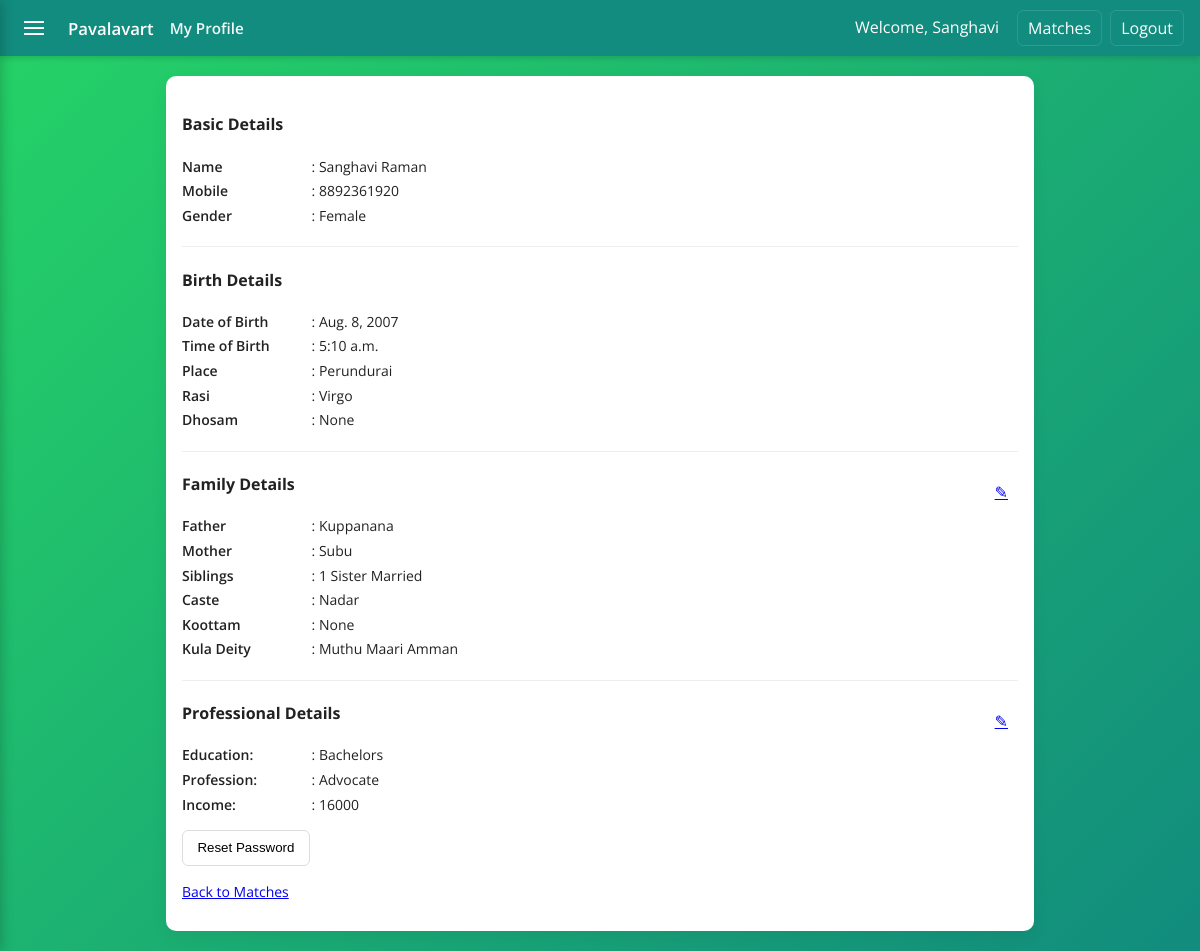
The app's page /profile/ (signed in), older data.
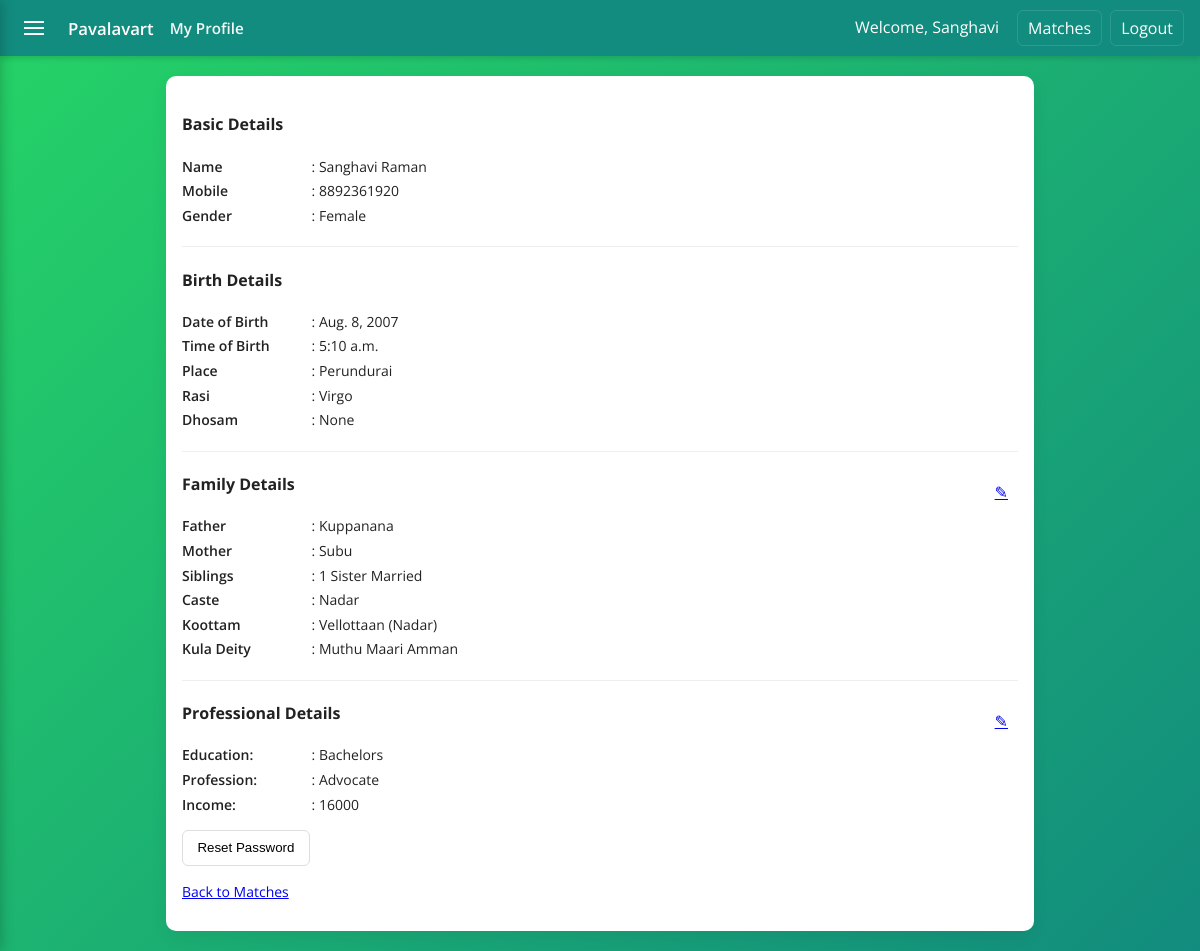
The same page, newer data.
### alliance/models.py (models this page shows, shortened)
class MemberProfile(models.Model):
    GENDER_CHOICES = [
        ('M', 'Male'),
        ('F', 'Female'),
        ('O', 'Other'),
    ]
    user = models.OneToOneField(User, on_delete=models.CASCADE, related_name='profile')
    mobile = models.CharField(max_length=15, unique=True)
    gender = models.CharField(max_length=1, choices=GENDER_CHOICES, default='O')
    created_at = models.DateTimeField(auto_now_add=True)

class FamilyDetail(models.Model):
    profile = models.OneToOneField(MemberProfile, on_delete=models.CASCADE, related_name='family_detail')
    father_name = models.CharField(max_length=200, blank=True)
    mother_name = models.CharField(max_length=200, blank=True)
    siblings = models.CharField(max_length=200, blank=True, help_text='Comma separated names or count')
    caste = models.ForeignKey(Caste, on_delete=models.SET_NULL, null=True, blank=True)
    koottam = models.ForeignKey(Koottam, on_delete=models.SET_NULL, null=True, blank=True)
    kula_deity = models.CharField(max_length=200, blank=True)

class BirthDetail(models.Model):
    profile = models.OneToOneField(MemberProfile, on_delete=models.CASCADE, related_name='birth_detail')
    date_of_birth = models.DateField(null=True, blank=True)
    time_of_birth = models.TimeField(null=True, blank=True)
    place_of_birth = models.CharField(max_length=200, blank=True)
    rasi = models.ForeignKey(Rasi, on_delete=models.SET_NULL, null=True, blank=True)
    star = models.ForeignKey(Star, on_delete=models.SET_NULL, null=True, blank=True)
    dhosam = models.ForeignKey(Dhosam, on_delete=models.SET_NULL, null=True, blank=True)

class Rasi(models.Model):
    rasi = models.CharField(max_length=50, unique=True)
    rasi_ta = models.CharField(max_length=50, blank=True, help_text='Tamil name')
    class Meta:
        verbose_name = 'Rasi'
        verbose_name_plural = 'Rasis'
    def __str__(self):
        return self.rasi

class Caste(models.Model):
    caste = models.CharField(max_length=100, unique=True)
    caste_ta = models.CharField(max_length=100, blank=True, help_text='Tamil name')
    class Meta:
        verbose_name = 'Caste'
        verbose_name_plural = 'Castes'
    def __str__(self):
        return self.caste

class ProfessionalDetail(models.Model):
    profile = models.OneToOneField(MemberProfile, on_delete=models.CASCADE, related_name='professional_detail')
    education = models.ForeignKey(Education, on_delete=models.SET_NULL, null=True, blank=True)
    profession = models.ForeignKey(Profession, on_delete=models.SET_NULL, null=True, blank=True)
    monthly_income = models.IntegerField(
        null=True,
        blank=True,
        validators=[MinValueValidator(1000), MaxValueValidator(9999999)],
        help_text='Enter monthly income (min 4 digits, max 7 digits)'
    )

class Education(models.Model):
    education = models.CharField(max_length=100, unique=True)
    education_ta = models.CharField(max_length=100, blank=True, help_text='Tamil name')
    class Meta:
        verbose_name = 'Education'
        verbose_name_plural = 'Educations'
    def __str__(self):
        return self.education

class Profession(models.Model):
    profession = models.CharField(max_length=100, unique=True)
    profession_ta = models.CharField(max_length=100, blank=True, help_text='Tamil name')
    class Meta:
        verbose_name = 'Profession'
        verbose_name_plural = 'Professions'
    def __str__(self):
        return self.profession

class Koottam(models.Model):
    caste = models.ForeignKey(Caste, on_delete=models.CASCADE, related_name='koottams')
    subcaste = models.CharField(max_length=100)
    subcaste_ta = models.CharField(max_length=100, blank=True, help_text='Tamil name')
    class Meta:
        unique_together = (('caste', 'subcaste'),)
        verbose_name = 'Koottam'
        verbose_name_plural = 'Koottams'
    def __str__(self):
        return f"{self.subcaste} ({self.caste.caste})"

### alliance/views.py (the view, shortened to what this page needs)
# urls.py: path('profile/', views.profile, name='profile'),
@login_required
def profile(request):
    try:
        profile = request.user.profile
    except MemberProfile.DoesNotExist:
        profile = MemberProfile.objects.create(user=request.user, mobile=getattr(request.user, 'username', '') or '')
        messages.info(request, 'A basic profile was created. Please complete your details.')
    castes = Caste.objects.all()
    rasis = Rasi.objects.all()
    stars = Star.objects.all()
    koottams = Koottam.objects.all()
    dhosams = Dhosam.objects.all()
    educations = Education.objects.all()
    professions = Profession.objects.all()
    today = date.today()
    try:
        max_dob = date(today.year - 18, today.month, today.day)
    except ValueError:
        max_dob = date(today.year - 18, today.month, 28)
    try:
        min_dob = date(today.year - 50, today.month, today.day)
    except ValueError:
        min_dob = date(today.year - 50, today.month, 28)
    return render(request, 'main/profile.html', {
        'profile': profile,
        'castes': castes,
        'rasis': rasis,
    'stars': stars,
    'koottams': koottams,
    'dhosams': dhosams,
        'educations': educations,
        'professions': professions,
        'min_dob': min_dob.isoformat(),
        'max_dob': max_dob.isoformat(),
    })

### alliance/templates/main/profile.html (shortened to what the changed rows need)
{% extends 'main/base.html' %}
{% block content %}
<div class="card" style="width:100%">
    {% if profile %}
        <div class="profile-main-card" style="width:100%">
            <section style="padding-bottom:1rem; border-bottom:1px solid #eee; margin-bottom:1rem">
                <h4>Basic Details</h4>
                <p style="font-size:14px;"><strong>Name</strong> <span class="value">: {{ profile.user.first_name }} {{ profile.user.last_name }}</span></p>
                <p style="font-size:14px;"><strong>Mobile</strong> <span class="value">: {{ profile.mobile }}</span></p>
                <p style="font-size:14px;"><strong>Gender</strong> <span class="value">: {{ profile.get_gender_display }}</span></p>
            </section>
            <section id="family-form" style="position:relative; padding-bottom:1rem; border-bottom:1px solid #eee; margin-bottom:1rem">
                <h4>Birth Details</h4>
                {% if profile.birth_detail %}
                    <p style="font-size:14px;"><strong>Date of Birth</strong> <span class="value">: {{ profile.birth_detail.date_of_birth }}</span></p>
                    <p style="font-size:14px;"><strong>Time of Birth</strong> <span class="value">: {{ profile.birth_detail.time_of_birth }}</span></p>
                    <p style="font-size:14px;"><strong>Place</strong> <span class="value">: {{ profile.birth_detail.place_of_birth }}</span></p>
                    <p style="font-size:14px;"><strong>Rasi</strong> <span class="value">: {{ profile.birth_detail.rasi }}</span></p>
                    <p style="font-size:14px;"><strong>Dhosam</strong> <span class="value">: {{ profile.birth_detail.dhosam }}</span></p>
                {% else %}
                    <p style="font-size:14px;"><em>Birth details not added yet</em></p>
                {% endif %}
            </section>
            <section style="position:relative; padding-bottom:1rem; border-bottom:1px solid #eee; margin-bottom:1rem">
                <div style="position:absolute; right:10px; top:8px">
                    <a href="#" class="open-modal" data-modal="familyModal">{% if profile.family_detail %}&#9998;{% else %}+{% endif %}</a>
                </div>
                <h4>Family Details</h4>
                {% if profile.family_detail %}
                    <p style="font-size:14px;"><strong>Father</strong> <span class="value">: {{ profile.family_detail.father_name }}</span></p>
                    <p style="font-size:14px;"><strong>Mother</strong> <span class="value">: {{ profile.family_detail.mother_name }}</span></p>
                    <p style="font-size:14px;"><strong>Siblings</strong> <span class="value">: {{ profile.family_detail.siblings }}</span></p>
                    <p style="font-size:14px;"><strong>Caste</strong> <span class="value">: {{ profile.family_detail.caste }}</span></p>
                    <p style="font-size:14px;"><strong>Koottam</strong> <span class="value">: {{ profile.family_detail.koottam }}</span></p>
                    <p style="font-size:14px;"><strong>Kula Deity</strong> <span class="value">: {{ profile.family_detail.kula_deity }}</span></p>
                {% else %}
                    <p style="font-size:14px;"><em>Family details not added yet</em></p>
                {% endif %}
            </section>
            <section style="position:relative; padding-bottom:0;">
                <div style="position:absolute; right:10px; top:8px">
                    <a href="#" class="open-modal" data-modal="profModal">{% if profile.professional_detail %}&#9998;{% else %}+{% endif %}</a>
                </div>
                <h4>Professional Details</h4>
                {% if profile.professional_detail %}
                    <p style="font-size:14px;"><strong>Education:</strong> <span class="value">: {{ profile.professional_detail.education }}</span></p>
                    <p style="font-size:14px;"><strong>Profession:</strong> <span class="value">: {{ profile.professional_detail.profession }}</span></p>
                    <p style="font-size:14px;"><strong>Income:</strong> <span class="value">: {{ profile.professional_detail.monthly_income }}</span></p>
                {% else %}
                    <p style="font-size:14px;"><em>Professional details not added yet</em></p>
                {% endif %}
            </section>
        </div>
        <div style="margin-top:1rem;">
            <button class="open-modal" data-modal="resetModal" style="background:#fff; border:1px solid #ddd; padding:0.6rem 0.9rem; border-radius:6px; cursor:pointer">Reset Password</button>
        </div>
        <p style="margin-top:1rem; font-size:14px;"><a href="{% url 'matches' %}">Back to Matches</a></p>
    {% else %}
        <p>No profile found.</p>
    {% endif %}
</div>
{% endblock %}

Row changes from the older to the newer data that the page shows:
changed through a linked row, MemberProfile "Female": family_detail.koottam "None" → "Vellottaan (Nadar)"
